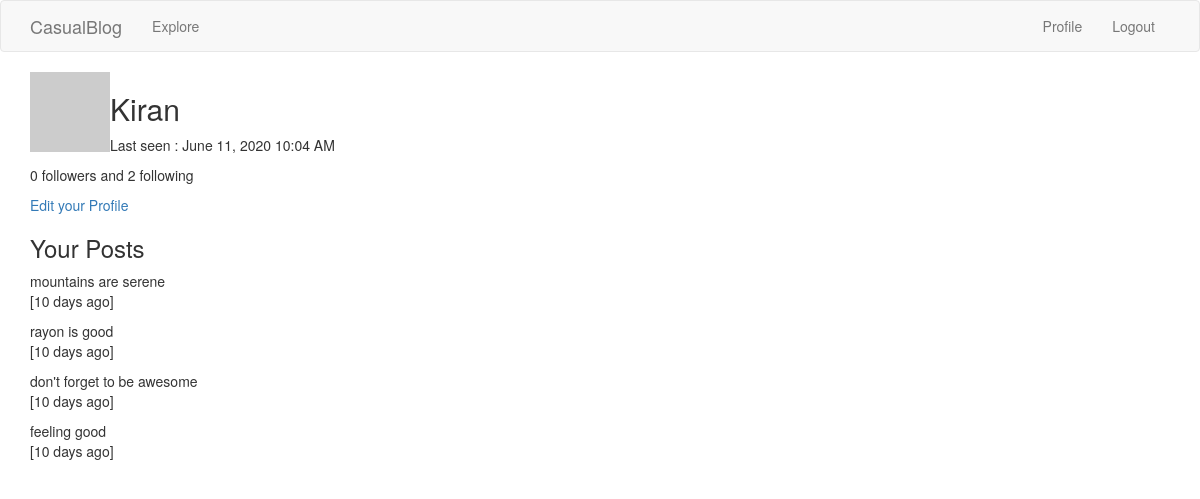
/user/kiran (signed in), run on an earlier commit of the app's database.
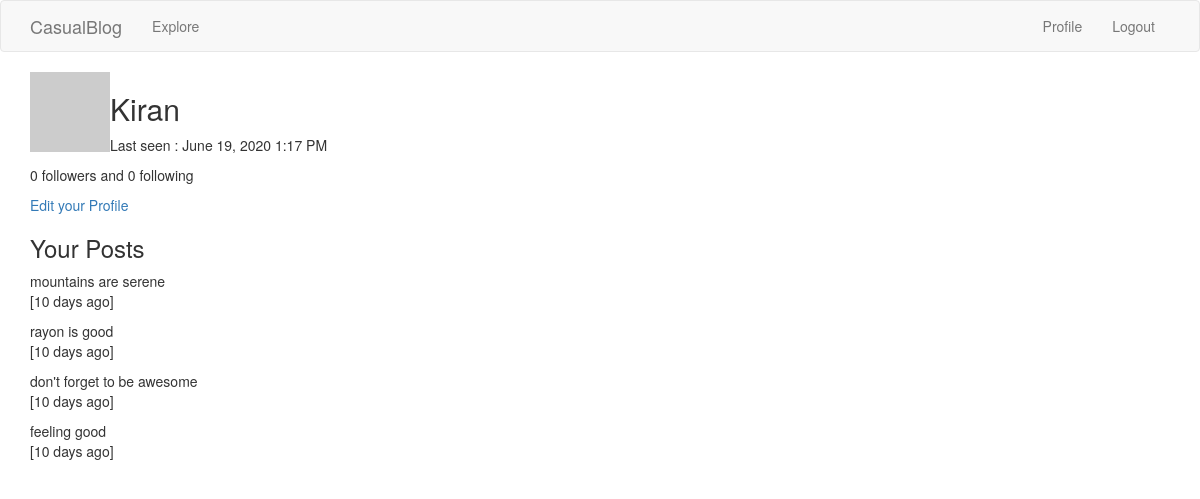
And on a later commit of the database.
### app/models.py (models this page shows, shortened)
class User(UserMixin, db.Model):
	id = db.Column(db.Integer, primary_key = True)
	username = db.Column(db.String(32), index = True, unique = True)
	email = db.Column(db.String(64), unique=True)
	password_hash = db.Column(db.String(128))
	about_me = db.Column(db.String(256))
	last_seen = db.Column(db.DateTime, default=datetime.utcnow)
	blogs = db.relationship('Blog', backref='author', lazy='dynamic')
	followed = db.relationship(
				'User', secondary=followers,
				 primaryjoin=(followers.c.follower_id == id),
				 secondaryjoin=(followers.c.followed_id == id),
				 backref=db.backref('followers', lazy='dynamic'),
				 lazy='dynamic')
	def avatar(self, size):
		digest = md5(self.email.lower().encode('utf-8')).hexdigest()
		return 'https://www.gravatar.com/avatar/{}?d=identicon&s={}'.format(digest, size)

### app/routes.py (the view)
@app.route('/user/<username>')
@login_required
def user(username):
		user = User.query.filter_by(username=username).first_or_404()
		page = request.args.get('page',1,type=int)
		posts = user.blogs.order_by(Blog.time_stamp.desc())\
				.paginate(page, app.config['POST_PER_PAGE'], False)
		next_url = url_for('user', username=user.username, page=posts.next_num)\
					if posts.has_next else None
		prev_url = url_for('user', username=user.username, page=posts.prev_num)\
					if posts.has_prev else None
		form = FollowForm()
		return render_template('user.html', posts=posts.items, user=user,\
					form=form, next_url=next_url, prev_url=prev_url)

### app/models.py (called while the page is built)
@login.user_loader
def load_user(id):
	return User.query.get(int(id))

### app/routes.py (called while the page is built)
@app.before_request
def before_request():
	if current_user.is_authenticated:
		current_user.last_seen = datetime.utcnow()
		db.session.commit()

### app/templates/user.html (shortened to what this page needs)
{% extends "base.html" %}
{%block app_content%}
	<table>
		<tr valign='top'>
			<td><img src = {{ user.avatar(50) }}, padding: 20px /></td>
			<td>
			<h2>{{user.username.title()}}</h2>
			{% if user.last_seen %}
			<p>Last seen : {{moment(user.last_seen).format('LLL')}}</p>
			{% endif %}
			</td>
		</tr>
	</table>
	<p>{{user.followers.count()}} followers and {{user.followed.count()}} following </p>
	{%if user==current_user %}
	<p><a href="{{url_for('edit_profile')}}">Edit your Profile</a></p>
	{%endif%}
	<div>
	{% if current_user == user%}
	<h3>Your Posts</h3>
	{%else%}
	<h3>Posts by {{user.username.title()}}</h3>
	{%endif%}
	{% for post in posts %}
		<p>{{post.body}}<br>
		   [{{moment(post.time_stamp).fromNow()}}]
		</p>
	{% endfor %}
{%endblock%}

What changed in the data, as far as the page shows it:
changed User "Kiran": last_seen "June 11, 2020 10:04 AM" → "June 19, 2020 1:17 PM"
Also different on the page:
{{ user.followed.count() }}: "2" → "0"
